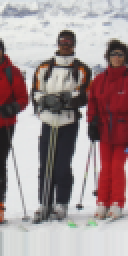
#> input picture LAB5/pos/64_crop001007d.png, 64 x 128 px (shown 2 times larger); its folder holds only this picture in this run
$ jupyter execute --allow-errors rozwiazanie.ipynb   (shell and % lines are left out)
#> lines starting #> are read from the running program, lines starting #| are printed output that depends on the picture
## Importy bibliotek:

[cell 1]
import cv2
import numpy as np
import os
import glob
import matplotlib.pyplot as plt
from skimage.feature import hog
from sklearn.svm import LinearSVC
from sklearn.model_selection import train_test_split
from sklearn.metrics import classification_report

## Parametry i ekstrakcja cech HOG
Dodanie klasy negatywnej (tło), wykorzystanie HOG do wyciagniecia informacji o krawedziach sylwetki.

[cell 2]
# Parametry okna i cech HOG (dla zbioru INRIAPerson)
WINDOW_SIZE = (64, 128) # (szerokość, wysokość)
CELL_SIZE = (8, 8)
BLOCK_SIZE = (2, 2)
NBINS = 9

def extract_hog(img):
    """Konwertuje obraz na skalę szarości i wyciąga cechy HOG"""
    if len(img.shape) == 3:
        img = cv2.cvtColor(img, cv2.COLOR_BGR2GRAY)
    img = cv2.resize(img, WINDOW_SIZE)

    features = hog(img, orientations=NBINS, pixels_per_cell=CELL_SIZE,
                   cells_per_block=BLOCK_SIZE, block_norm='L2-Hys',
                   transform_sqrt=True, feature_vector=True)
    return features

def load_data(pos_path, neg_path):
#> called with pos_path = 'pos', neg_path = 'neg_64'
    features = []
    labels = []

    # Ładowanie próbek POZYTYWNYCH (sylwetki) -> Etykieta 1
    pos_files = glob.glob(os.path.join(pos_path, '*.*'))
    for file in pos_files:
        img = cv2.imread(file)
#> img is the input picture: shape (128, 64, 3); mean B, G, R 146.1, 145.1, 161.5
        if img is not None:
            features.append(extract_hog(img))
#> in extract_hog, `img = cv2.cvtColor(img, cv2.COLOR_BGR2GRAY)`:
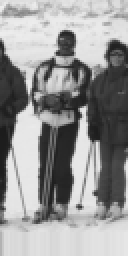
#> img: shape (128, 64) (shown 2 times larger); min 27, max 238, mean 150.1
#> in extract_hog, `features = hog(img, orientations=NBINS, pixels_per_cell=CELL_SIZE, cel..`: features = 3780 values, max 0.497 at index 2258, min 0 at index 18, mean 0.121
            labels.append(1)

    # Ładowanie próbek NEGATYWNYCH (tło) -> Etykieta 0
    neg_files = glob.glob(os.path.join(neg_path, '*.*'))
    for file in neg_files:
        img = cv2.imread(file)
        if img is not None:
            features.append(extract_hog(img))
            labels.append(0)

    return np.array(features), np.array(labels)

## Załadowanie danych i trening klasyfikatora (SVM)

[cell 3]
ścieżka_pos = 'pos'
ścieżka_neg = 'neg_64'

print("Ładowanie danych obrazów i ekstrakcja cech HOG...")
X, y = load_data(ścieżka_pos, ścieżka_neg)
#> y = [1]

print(f"Załadowano {len(X)} próbek.")
#| Załadowano 1 próbek.

# Podział na zbiór uczący i testowy, by zweryfikować jakość
#> (the rest of this cell did not finish here and is left out)

## Struktura Sliding Window

[cell 4]
def sliding_window(image, step_size, window_size):
    """Generator zwracający wycinki obrazu w miarę przesuwania okna."""
    for y in range(0, image.shape[0] - window_size[1], step_size):
        for x in range(0, image.shape[1] - window_size[0], step_size):
            yield (x, y, image[y:y + window_size[1], x:x + window_size[0]])

def detect_pedestrians(image, classifier, window_size=WINDOW_SIZE, step_size=8):
    boxes = []
    scores = []

    for (x, y, window) in sliding_window(image, step_size, window_size):

        if window.shape[0] != window_size[1] or window.shape[1] != window_size[0]:
            continue

        features = extract_hog(window)

        score = classifier.decision_function([features])[0]

        # próg pewności
        if score > 0.5:
            boxes.append((x, y, x + window_size[0], y + window_size[1]))
            scores.append(score)

    return boxes, scores

## Testowanie na większym obrazie

Testowanie na obrazie z innego zbioru

[cell 5]
from imutils.object_detection import non_max_suppression
import numpy as np

# Ścieżka do zdjęcia
test_image_path = 'people_2.jpg'

test_img = cv2.imread(test_image_path)
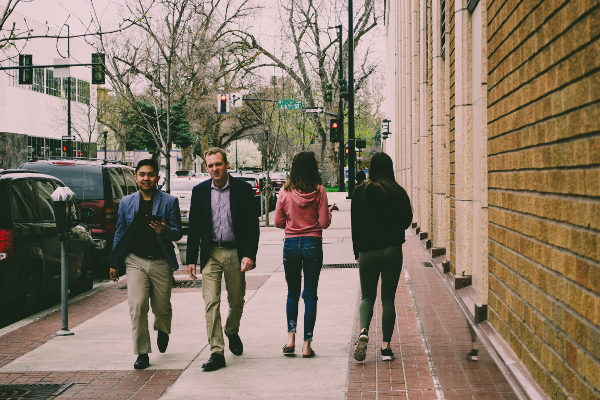
#> input picture LAB5/people_2.jpg, 600 x 400 px
#> test_img is the input picture: shape (400, 600, 3); mean B, G, R 104.4, 121.1, 136.7
#> (the rest of this cell did not finish here and is left out)
